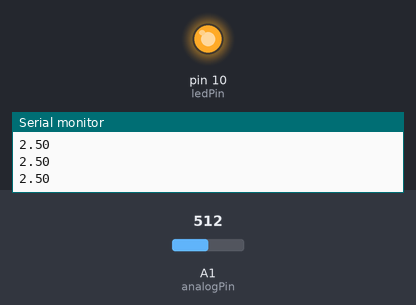
This sketch was run on a simulated Arduino Uno, built with avr-gcc and run on an emulated ATmega328P. Parts: output pins drawn as LEDs (lit = HIGH), the last lines printed to the serial monitor. The inputs (shaded band) are chosen by the test bench; at power-on: A1 (analogPin) = 512.

Above: at 1.2 s.
1.3 s: A1 (analogPin) set to 421
2.8 s: A1 (analogPin) set to 391
At 4.2 s:
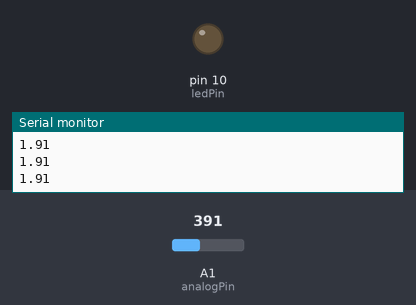
4.5 s: A1 (analogPin) set to 511
At 5.6 s:
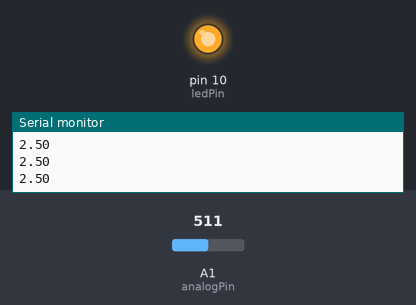
6.0 s: A1 (analogPin) set to 306
At 6.9 s:
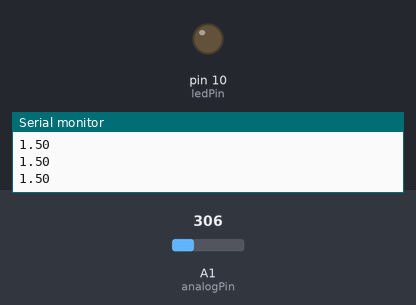
Timing chart, 0 to 8.5 s (numbered marks = the images above; inputs shaded):
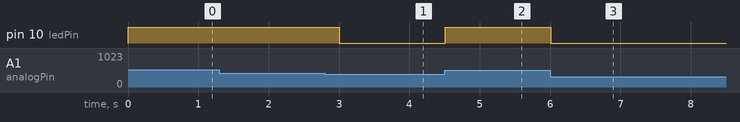

The sketch:

sketch_8_practicaIfs_NF.ino
```cpp
float V2;
int readVal;
int analogPin = A1;
int dt = 300;
int ledPin = 10;

void setup() {
 Serial.begin(9600);
 pinMode(analogPin, INPUT);
 pinMode(ledPin, OUTPUT);

}

void loop() {
  readVal = analogRead(analogPin);
  V2 = (5.*readVal)/1023.;

  if (V2  >= 2.0 && V2 <= 4.0) {
    digitalWrite(ledPin, HIGH);
  }else if (V2 < 2.0 || V2 > 4.0){
    digitalWrite(ledPin, LOW);
  }

  Serial.println(V2);
  delay(dt);

}
```

Measured:
- the behaviour switches between 410 and 409 on A1 (analogPin) (found by bisection; images 0 and 1)
- after the input at 2.8 s, pin 10 (ledPin): HIGH → LOW after 0.21 s
- after the input at 4.5 s, pin 10 (ledPin): LOW → HIGH at once
- after the input at 6.0 s, pin 10 (ledPin): HIGH → LOW at once
